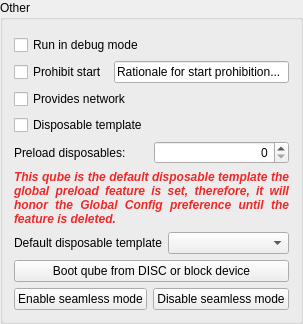
            <widget class="QGroupBox" name="other_groupbox">
             <property name="title">
              <string>Other</string>
             </property>
             <layout class="QFormLayout" name="formLayout_2">
              <property name="fieldGrowthPolicy">
               <enum>QFormLayout::AllNonFixedFieldsGrow</enum>
              </property>
              <property name="topMargin">
               <number>15</number>
              </property>
              <item row="1" column="0">
               <widget class="QCheckBox" name="run_in_debug_mode">
                <property name="text">
                 <string>Run in debug mode</string>
                </property>
               </widget>
              </item>
              <item row="2" column="0" colspan="2">
               <layout class="QHBoxLayout" name="horizontalLayout_prohibit_start">
                <item>
                 <widget class="QCheckBox" name="prohibit_start_checkbox">
                  <property name="text">
                   <string>Prohibit start</string>
                  </property>
                 </widget>
                </item>
                <item>
                 <widget class="QLineEdit" name="prohibit_start_rationale">
                  <property name="text">
                   <string>Rationale for start prohibition...</string>
                  </property>
                  <property name="placeholderText">
                   <string>Start prohibition rationale is mandatory!</string>
                  </property>
                 </widget>
                </item>
               </layout>
              </item>
              <item row="3" column="0">
               <widget class="QCheckBox" name="provides_network_checkbox">
                <property name="text">
                 <string>Provides network</string>
                </property>
               </widget>
              </item>
              <item row="4" column="0">
               <widget class="QCheckBox" name="dvm_template_checkbox">
                <property name="toolTip">
                 <string>&lt;html&gt;&lt;head/&gt;&lt;body&gt;&lt;p&gt;Allows using this qube as a template for disposables. Disposables will inherit the qube's state (configuration, installed programs, etc.), but their state will not persist between restarts. &lt;/p&gt;&lt;p&gt;Setting this option will cause this qube to be listed as an option in the &amp;quot;Default disposable template&amp;quot; list for all other qubes.&lt;/p&gt;&lt;p&gt;Only AppVMs and StandaloneVMs could be turned in to Disposable Templates&lt;/p&gt;&lt;/body&gt;&lt;/html&gt;</string>
                </property>
                <property name="text">
                 <string>Disposable template</string>
                </property>
               </widget>
              </item>
              <item row="5" column="0">
               <widget class="QLabel" name="preload_dispvm_label">
                <property name="toolTip">
                 <string>&lt;html&gt;&lt;head/&gt;&lt;body&gt;&lt;p&gt;Configure how many disposables this template must preload.&lt;/p&gt;&lt;/body&gt;&lt;/html&gt;</string>
                </property>
                <property name="text">
                 <string>Preload disposables:</string>
                </property>
               </widget>
              </item>
              <item row="5" column="1">
               <widget class="QSpinBox" name="preload_dispvm">
                <property name="sizePolicy">
                 <sizepolicy hsizetype="Minimum" vsizetype="Fixed">
                  <horstretch>0</horstretch>
                  <verstretch>0</verstretch>
                 </sizepolicy>
                </property>
                <property name="alignment">
                 <set>Qt::AlignRight|Qt::AlignTrailing|Qt::AlignVCenter</set>
                </property>
                <property name="maximum">
                 <number>50</number>
                </property>
               </widget>
              </item>
              <item row="6" column="0" colspan="2">
               <widget class="QLabel" name="warn_default_dispvm_preload_label">
                <property name="palette">
                 <palette>
                  <active>
                   <colorrole role="WindowText">
                    <brush brushstyle="SolidPattern">
                     <color alpha="255">
                      <red>239</red>
                      <green>41</green>
                      <blue>41</blue>
                     </color>
                    </brush>
                   </colorrole>
                   <colorrole role="Text">
                    <brush brushstyle="SolidPattern">
                     <color alpha="255">
                      <red>239</red>
                      <green>41</green>
                      <blue>41</blue>
                     </color>
                    </brush>
                   </colorrole>
                   <colorrole role="PlaceholderText">
                    <brush brushstyle="SolidPattern">
                     <color alpha="128">
                      <red>239</red>
                      <green>41</green>
                      <blue>41</blue>
                     </color>
                    </brush>
                   </colorrole>
                  </active>
                  <inactive>
                   <colorrole role="WindowText">
                    <brush brushstyle="SolidPattern">
                     <color alpha="255">
                      <red>239</red>
                      <green>41</green>
                      <blue>41</blue>
                     </color>
                    </brush>
                   </colorrole>
                   <colorrole role="Text">
                    <brush brushstyle="SolidPattern">
                     <color alpha="255">
                      <red>239</red>
                      <green>41</green>
                      <blue>41</blue>
                     </color>
                    </brush>
                   </colorrole>
                   <colorrole role="PlaceholderText">
                    <brush brushstyle="SolidPattern">
                     <color alpha="128">
                      <red>239</red>
                      <green>41</green>
                      <blue>41</blue>
                     </color>
                    </brush>
                   </colorrole>
                  </inactive>
                  <disabled>
                   <colorrole role="WindowText">
                    <brush brushstyle="SolidPattern">
                     <color alpha="255">
                      <red>190</red>
                      <green>190</green>
                      <blue>190</blue>
                     </color>
                    </brush>
                   </colorrole>
                   <colorrole role="Text">
                    <brush brushstyle="SolidPattern">
                     <color alpha="255">
                      <red>190</red>
                      <green>190</green>
                      <blue>190</blue>
                     </color>
                    </brush>
                   </colorrole>
                   <colorrole role="PlaceholderText">
                    <brush brushstyle="SolidPattern">
                     <color alpha="128">
                      <red>0</red>
                      <green>0</green>
                      <blue>0</blue>
                     </color>
                    </brush>
                   </colorrole>
                  </disabled>
                 </palette>
                </property>
                <property name="font">
                 <font>
                  <italic>true</italic>
                  <bold>true</bold>
                 </font>
                </property>
                <property name="text">
                 <string>This qube is the default disposable template the global preload feature is set, therefore, it will honor the Global Config preference until the feature is deleted.</string>
                </property>
                <property name="alignment">
                 <set>Qt::AlignJustify|Qt::AlignVCenter</set>
                </property>
                <property name="wordWrap">
                 <bool>true</bool>
                </property>
               </widget>
              </item>
              <item row="7" column="0" colspan="2">
               <layout class="QHBoxLayout" name="horizontalLayout_6">
                <item>
                 <widget class="QLabel" name="label_26">
                  <property name="toolTip">
                   <string>&lt;html&gt;&lt;head/&gt;&lt;body&gt;&lt;p&gt;Which qube should be used by default as a template for disposables started from this one? Disposables will inherit their template's configuration and installed programs.&lt;br/&gt;For a qube to to appear in this list, it must have the &amp;quot;Disposable template&amp;quot; setting enabled. &lt;/p&gt;&lt;/body&gt;&lt;/html&gt;</string>
                  </property>
                  <property name="text">
                   <string>Default disposable template</string>
                  </property>
                  <property name="buddy">
                   <cstring>default_dispvm</cstring>
                  </property>
                 </widget>
                </item>
                <item>
                 <widget class="QComboBox" name="default_dispvm">
                  <property name="sizePolicy">
                   <sizepolicy hsizetype="Expanding" vsizetype="Fixed">
                    <horstretch>0</horstretch>
                    <verstretch>0</verstretch>
                   </sizepolicy>
                  </property>
                  <property name="toolTip">
                   <string>&lt;html&gt;&lt;head/&gt;&lt;body&gt;&lt;p&gt;Which qube should be used by default as a template for disposables started from this one? Disposables will inherit their template's configuration and installed programs.&lt;br/&gt;For a qube to to appear in this list, it must have the &amp;quot;Disposable template&amp;quot; setting enabled. &lt;/p&gt;&lt;/body&gt;&lt;/html&gt;</string>
                  </property>
                 </widget>
                </item>
               </layout>
              </item>
              <item row="8" column="0" colspan="2">
               <widget class="QPushButton" name="boot_from_device_button">
                <property name="text">
                 <string>Boot qube from DISC or block device</string>
                </property>
               </widget>
              </item>
              <item row="9" column="0" colspan="2">
               <layout class="QHBoxLayout" name="horizontalLayout_8">
                <item>
                 <widget class="QPushButton" name="seamless_on_button">
                  <property name="toolTip">
                   <string>Windows (with Qubes Windows Tools installed) only.
The qube must be running to enable seamless mode. This setting is not persistent.</string>
                  </property>
                  <property name="text">
                   <string>Enable seamless mode</string>
                  </property>
                 </widget>
                </item>
                <item>
                 <widget class="QPushButton" name="seamless_off_button">
                  <property name="toolTip">
                   <string>Windows (with Qubes Windows Tools installed) only.
The qube must be running to disable seamless mode. This setting is not persistent.</string>
                  </property>
                  <property name="text">
                   <string>Disable seamless mode</string>
                  </property>
                 </widget>
                </item>
               </layout>
              </item>
             </layout>
            </widget>
